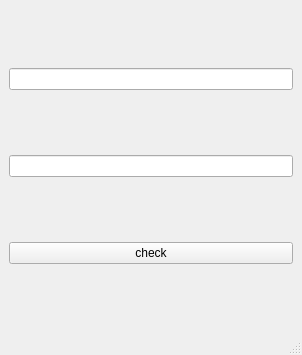
<?xml version="1.0" encoding="UTF-8"?>
<ui version="4.0">
 <class>MainWindow</class>
 <widget class="QMainWindow" name="MainWindow">
  <property name="geometry">
   <rect>
    <x>0</x>
    <y>0</y>
    <width>302</width>
    <height>355</height>
   </rect>
  </property>
  <property name="windowTitle">
   <string>MainWindow</string>
  </property>
  <widget class="QWidget" name="centralwidget">
   <layout class="QGridLayout" name="gridLayout">
    <item row="2" column="0">
     <widget class="QPushButton" name="check">
      <property name="text">
       <string>check</string>
      </property>
     </widget>
    </item>
    <item row="1" column="0">
     <widget class="QLineEdit" name="text"/>
    </item>
    <item row="0" column="0">
     <widget class="QLineEdit" name="check_t"/>
    </item>
   </layout>
  </widget>
  <widget class="QMenuBar" name="menubar">
   <property name="geometry">
    <rect>
     <x>0</x>
     <y>0</y>
     <width>302</width>
     <height>21</height>
    </rect>
   </property>
  </widget>
  <widget class="QStatusBar" name="statusbar"/>
 </widget>
 <resources/>
 <connections/>
</ui>
